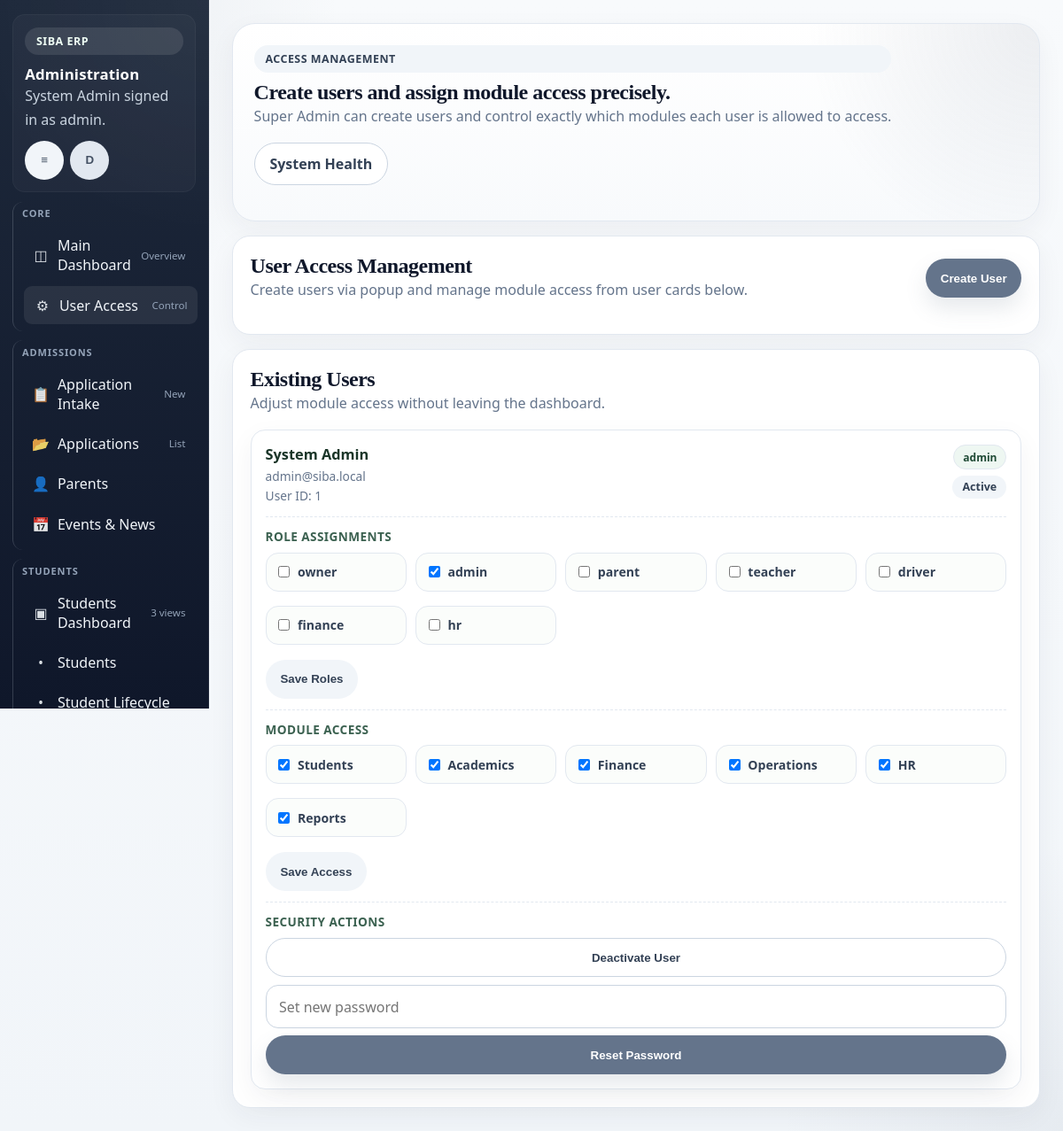
/erp/admin/index.php?view=user-access (signed in), run on the app's committed database.
### tables this page shows
CREATE TABLE users (
    id INT AUTO_INCREMENT PRIMARY KEY,
    role_id INT NOT NULL,
    name VARCHAR(120) NOT NULL,
    email VARCHAR(120) NOT NULL UNIQUE,
    password_hash VARCHAR(255) NOT NULL,
    is_active TINYINT(1) NOT NULL DEFAULT 1,
    created_at TIMESTAMP NULL DEFAULT CURRENT_TIMESTAMP,
    updated_at TIMESTAMP NULL DEFAULT CURRENT_TIMESTAMP ON UPDATE CURRENT_TIMESTAMP,
    CONSTRAINT fk_users_role FOREIGN KEY (role_id) REFERENCES roles(id)
);

CREATE TABLE roles (
    id INT AUTO_INCREMENT PRIMARY KEY,
    name VARCHAR(50) NOT NULL UNIQUE,
    created_at TIMESTAMP NULL DEFAULT CURRENT_TIMESTAMP
);

### erp/admin/bootstrap.php (called while the page is built, shortened)
<?php
function admin_user(): ?array
{
    return $_SESSION['admin_user'] ?? null;
}
function e(string $value): string
{
    return htmlspecialchars($value, ENT_QUOTES, 'UTF-8');
}
function available_modules(): array
{
    return [
        'students' => ['label' => 'Students', 'entities' => ['students', 'student_enrollments', 'attendance_records']],
        'academics' => ['label' => 'Academics', 'entities' => ['subjects', 'assignments', 'exam_results', 'assignment_submissions', 'parent_teacher_messages']],
        'finance' => ['label' => 'Finance', 'entities' => ['fee_structures', 'student_fee_dues', 'payments', 'payment_reconciliations']],
        'operations' => ['label' => 'Operations', 'entities' => ['timetables', 'transport_routes', 'transport_allocations', 'hostels', 'hostel_rooms', 'hostel_allocations']],
        'hr' => ['label' => 'HR', 'entities' => ['employees', 'leave_requests', 'payroll_runs', 'payroll_items']],
        'reports' => ['label' => 'Reports', 'entities' => []],
    ];
}
function default_modules_for_role(string $role): array
{
    $menu = available_modules();
    if ($role === 'owner' || $role === 'admin') {
        return array_keys($menu);
    }
    return array_keys($menu);
}
function fetch_user_role_assignments(PDO $pdo, int $userId): array
{
    try {
        $stmt = $pdo->prepare(
            'SELECT r.name
             FROM user_role_assignments ura
             JOIN roles r ON r.id = ura.role_id
             WHERE ura.user_id = :user_id AND ura.is_active = 1'
        );
        $stmt->execute(['user_id' => $userId]);
        return array_values(array_unique(array_map(static fn(array $r): string => (string) $r['name'], $stmt->fetchAll())));
    } catch (Throwable) {
        return [];
    }
}
function fetch_user_roles(PDO $pdo, int $userId, string $primaryRole): array
{
    $roles = [$primaryRole];
    $assigned = fetch_user_role_assignments($pdo, $userId);
    return array_values(array_unique(array_filter($roles)));
}
function default_modules_for_roles(array $roles): array
{
    $modules = [];
    foreach ($roles as $role) {
        $modules = array_merge($modules, default_modules_for_role((string) $role));
    }
    return array_values(array_unique($modules));
}
function fetch_user_module_access(PDO $pdo, int $userId): array
{
    try {
        $stmt = $pdo->prepare('SELECT module_key FROM user_module_access WHERE user_id = :user_id AND can_access = 1');
        $stmt->execute(['user_id' => $userId]);
        return array_map(static fn(array $r): string => (string) $r['module_key'], $stmt->fetchAll());
    } catch (Throwable) {
        return [];
    }
}
function menu_for_roles(array $roles, array $allowedModules = []): array
{
    $menu = available_modules();
    $defaultKeys = default_modules_for_roles($roles);
    $primaryRole = (string) ($roles[0] ?? '');
    if (!in_array('admin', $roles, true) && !in_array('owner', $roles, true)) {
        $defaultKeys = array_values(array_intersect($defaultKeys, array_keys($menu)));
        if (!empty($allowedModules)) {
            $defaultKeys = array_values(array_intersect($defaultKeys, $allowedModules));
        }
    } elseif (!empty($allowedModules)) {
        $defaultKeys = array_values(array_intersect(array_keys($menu), $allowedModules));
    }
    $filtered = [];
    foreach ($defaultKeys as $key) {
        $filtered[$key] = $menu[$key];
    }
    return $filtered;
}

### erp/admin/index.php (the view, shortened to what this page needs)
<?php
require __DIR__ . '/bootstrap.php';
$user = admin_user();
$isSuperAdmin = ($user['role'] ?? '') === 'admin';
$explicitModules = fetch_user_module_access($pdo, (int) $user['id']);
$userRoles = fetch_user_roles($pdo, (int) $user['id'], (string) ($user['role'] ?? 'admin'));
$menus = menu_for_roles($userRoles, $explicitModules);
$entityMap = entity_config();
$firstModule = array_key_first($menus) ?: 'students';
$module = (string) ($_GET['module'] ?? $firstModule);
$view = (string) ($_GET['view'] ?? 'dashboard');
$entity = (string) ($_GET['entity'] ?? '');
$cfg = null;
$allModules = available_modules();
$roleList = [];
$accessUsers = [];
if ($view === 'user-access') {
    $roleList = $pdo->query('SELECT id, name FROM roles ORDER BY id ASC')->fetchAll();
    $accessUsers = $pdo->query('SELECT u.id, u.name, u.email, u.is_active, r.name AS role_name FROM users u JOIN roles r ON r.id = u.role_id ORDER BY u.id ASC')->fetchAll();
}
$currentLabel = $menus[$module]['label'] ?? ucfirst($module);
?>
<!doctype html>
<html lang="en">
<head>
    <link rel="stylesheet" href="../assets/erp-ui.css">
</head>
<body>
<div class="admin-layout">
    <aside class="sidebar">
        <div class="brand-block stack" style="gap:.6rem">
            <span class="eyebrow" style="background:rgba(255,255,255,.1);color:#effff5">SIBA ERP</span>
            <div class="brand-copy">
                <h2 style="font-size:1.7rem;color:#fff">Administration</h2>
                <p><?= e((string) $user['name']) ?> signed in as <?= e((string) $user['role']) ?>.</p>
            </div>
            <div class="sidebar-controls">
                <button type="button" class="btn btn-soft sidebar-toggle" id="sidebarToggle" title="Collapse menu">
                    <span class="sidebar-icon">≡</span>
                </button>
                <button type="button" class="btn btn-soft sidebar-toggle theme-toggle" id="themeToggle" title="Toggle theme">
                    <span class="sidebar-icon" id="themeToggleIcon">D</span>
                </button>
            </div>
        </div>
        <div class="nav-group">
            <div class="nav-title">Core</div>
            <a class="nav-link <?= $view === 'dashboard' ? 'active' : '' ?>" href="?view=dashboard">
                <span class="sidebar-icon">◫</span>
                <span>Main Dashboard</span>
                <span class="nav-tag">Overview</span>
            </a>
            <?php if ($isSuperAdmin): ?>
                <a class="nav-link <?= $view === 'user-access' ? 'active' : '' ?>" href="?view=user-access">
                    <span class="sidebar-icon">⚙</span>
                    <span>User Access</span>
                    <span class="nav-tag">Control</span>
                </a>
            <?php endif; ?>
        </div>
        <div class="nav-group">
            <div class="nav-title">Admissions</div>
            <a class="nav-link" href="application-intake.php">
                <span class="sidebar-icon">📋</span>
                <span>Application Intake</span>
                <span class="nav-tag">New</span>
            </a>
            <a class="nav-link" href="applications-list.php">
                <span class="sidebar-icon">📂</span>
                <span>Applications</span>
                <span class="nav-tag">List</span>
            </a>
            <a class="nav-link" href="parents-list.php">
                <span class="sidebar-icon">👤</span>
                <span>Parents</span>
            </a>
            <a class="nav-link" href="events-manager.php">
                <span class="sidebar-icon">📅</span>
                <span>Events & News</span>
            </a>
        </div>
        <?php foreach ($menus as $menuKey => $menu): ?>
            <div class="nav-group">
                <div class="nav-title"><?= e((string) $menu['label']) ?></div>
                <a class="nav-link <?= $view === 'module' && $module === $menuKey ? 'active' : '' ?>" href="?view=module&amp;module=<?= e((string) $menuKey) ?>">
                    <span class="sidebar-icon">▣</span>
                    <span><?= e((string) $menu['label']) ?> Dashboard</span>
                    <span class="nav-tag"><?= count($menu['entities'] ?? []) ?> views</span>
                </a>
                <?php foreach (($menu['entities'] ?? []) as $menuEntity): ?>
                    <a class="nav-link <?= $view === 'entity' && $entity === $menuEntity ? 'active' : '' ?>" href="?module=<?= e((string) $menuKey) ?>&amp;entity=<?= e((string) $menuEntity) ?>">
                        <span class="sidebar-icon">•</span>
                        <span><?= e((string) $entityMap[$menuEntity]['label']) ?></span>
                    </a>
                <?php endforeach; ?>
            </div>
        <?php endforeach; ?>
    </aside>
    <main class="admin-main stack">
        <section class="hero-banner">
            <div class="toolbar">
                <div class="stack" style="gap:.55rem">
                    <span class="eyebrow">
                        <?php if ($view === 'dashboard'): ?>Executive Dashboard<?php elseif ($view === 'module'): ?><?= e((string) $currentLabel) ?> Module<?php elseif ($view === 'entity' && $cfg): ?><?= e((string) $cfg['label']) ?> Records<?php else: ?>Access Management<?php endif; ?>
                    </span>
                    <div>
                        <h1>
                            <?php if ($view === 'dashboard'): ?>Modern school operations, all in one place.
                            <?php elseif ($view === 'module'): ?><?= e((string) $currentLabel) ?> dashboard with connected operational insight.
                            <?php elseif ($view === 'entity' && $cfg): ?><?= e((string) $cfg['label']) ?> management workspace.
                            <?php else: ?>Create users and assign module access precisely.<?php endif; ?>
                        </h1>
                        <p>
                            <?php if ($view === 'dashboard'): ?>A cleaner control center for academic, financial, operational, and people data.
                            <?php elseif ($view === 'module'): ?>Track the most relevant metrics for this module while keeping the rest of the ERP connected.
                            <?php elseif ($view === 'entity' && $cfg): ?>Search, edit, create, and manage records from a focused interface without leaving the module context.
                            <?php else: ?>Super Admin can create users and control exactly which modules each user is allowed to access.<?php endif; ?>
                        </p>
                    </div>
                </div>
                <div class="toolbar-right">
                    <a class="btn btn-outline" href="../system-health.php" target="_blank" rel="noopener">System Health</a>
                </div>
            </div>
        </section>
        <?php if ($view === 'user-access'): ?>
            <section class="panel" style="padding:1.25rem">
                <div class="toolbar">
                    <div>
                        <h2>User Access Management</h2>
                        <p>Create users via popup and manage module access from user cards below.</p>
                    </div>
                    <button type="button" class="btn" id="openUserCreateModal">Create User</button>
                </div>
            </section>
            <section class="panel" style="padding:1.25rem">
                <div class="section-title">
                    <div>
                        <h2>Existing Users</h2>
                        <p>Adjust module access without leaving the dashboard.</p>
                    </div>
                </div>
                <div class="user-cards-grid">
                    <?php foreach ($accessUsers as $accessUser): ?>
                        <?php $allowed = fetch_user_module_access($pdo, (int) $accessUser['id']); ?>
                        <?php $assignedRoles = fetch_user_role_assignments($pdo, (int) $accessUser['id']); ?>
                        <article class="user-card">
                            <div class="user-card-head">
                                <div class="user-meta">
                                    <div class="user-name"><?= e((string) $accessUser['name']) ?></div>
                                    <div class="user-sub"><?= e((string) $accessUser['email']) ?></div>
                                    <div class="user-sub">User ID: <?= (int) $accessUser['id'] ?></div>
                                </div>
                                <div class="stack" style="gap:.4rem;justify-items:end">
                                    <span class="user-role-badge"><?= e((string) $accessUser['role_name']) ?></span>
                                    <span class="status-pill"><?= ((int) $accessUser['is_active'] === 1) ? 'Active' : 'Inactive' ?></span>
                                </div>
                            </div>
                            <div class="user-card-section">
                                <h4>Role Assignments</h4>
                                <form method="post" class="stack" style="gap:.7rem">
                                    <div class="access-grid">
                                        <?php foreach ($roleList as $role): ?>
                                            <?php $roleName = (string) $role['name']; ?>
                                            <label class="access-chip">
                                                <input type="checkbox" name="role_ids[]" value="<?= (int) $role['id'] ?>" <?= in_array($roleName, $assignedRoles, true) || $roleName === (string) $accessUser['role_name'] ? 'checked' : '' ?>>
                                                <strong><?= e($roleName) ?></strong>
                                            </label>
                                        <?php endforeach; ?>
                                    </div>
                                    <div>
                                        <button class="btn btn-soft" type="submit">Save Roles</button>
                                    </div>
                                </form>
                            </div>
                            <div class="user-card-section">
                                <h4>Module Access</h4>
                                <form method="post" class="stack" style="gap:.7rem">
                                    <div class="access-grid">
                                        <?php foreach ($allModules as $key => $moduleConfig): ?>
                                            <label class="access-chip">
                                                <input type="checkbox" name="modules[]" value="<?= e((string) $key) ?>" <?= in_array($key, $allowed, true) ? 'checked' : '' ?>>
                                                <strong><?= e((string) $moduleConfig['label']) ?></strong>
                                            </label>
                                        <?php endforeach; ?>
                                    </div>
                                    <div>
                                        <button class="btn btn-soft" type="submit">Save Access</button>
                                    </div>
                                </form>
                            </div>
                            <div class="user-card-section">
                                <h4>Security Actions</h4>
                                <div class="user-actions">
                                    <form method="post" class="stack" style="gap:.5rem">
                                        <button class="btn btn-outline" type="submit" <?= ((int) $accessUser['id'] === (int) $user['id']) ? 'disabled' : '' ?>>
                                            <?= ((int) $accessUser['is_active'] === 1) ? 'Deactivate User' : 'Activate User' ?>
                                        </button>
                                    </form>
                                    <form method="post" class="stack" style="gap:.5rem">
                                        <input type="text" name="new_password" placeholder="Set new password" required>
                                        <button class="btn" type="submit">Reset Password</button>
                                    </form>
                                </div>
                            </div>
                        </article>
                    <?php endforeach; ?>
                </div>
            </section>
        <?php endif; ?>
    </main>
</div>
</body>
</html>

### data on the page
users: name "System Admin", role.name "admin", email "admin@siba.local", id "1", is_active "Active", label "Students", label "Academics", label "Finance", label "Operations", label "HR", label "Reports"
roles: name "owner"
roles: name "☑", name "admin"
roles: name "parent"
roles: name "teacher"
roles: name "driver"
roles: name "finance"
roles: name "hr"

### other printed values
$menu['label'] "STUDENTS"
$menu['label'] "Students"
count($menu['entities'] ?? []) "3"
$entityMap[$menuEntity]['label'] "Students"
$entityMap[$menuEntity]['label'] "Student Lifecycle"
